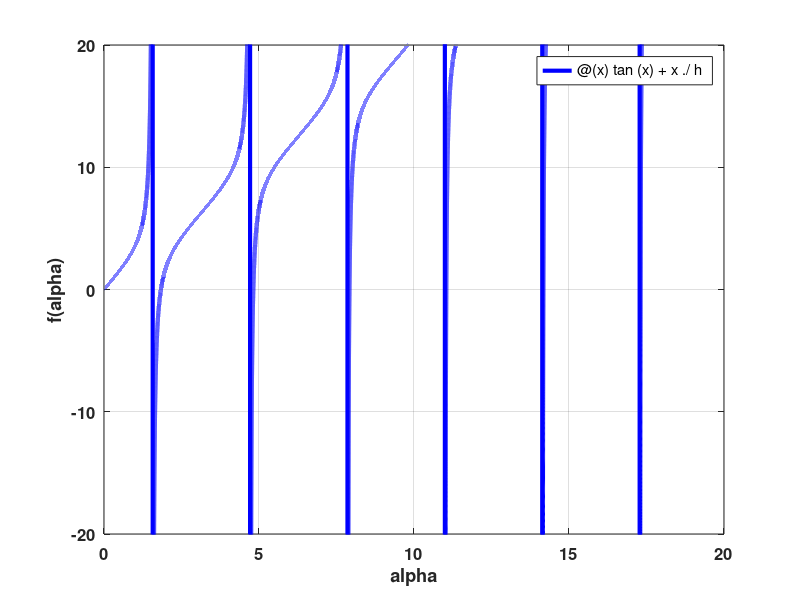
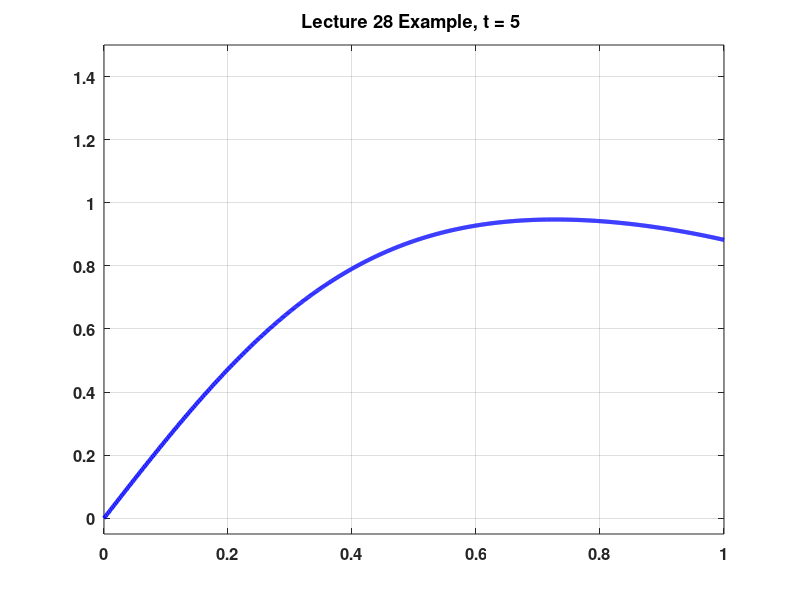

The MATLAB source for these figures, in order:
%% Lecture 28 MATLAB
clear
clc
close 'all'

%% Parameters
k = 0.01; % thermal diffusivity
h = 0.5; % convective heat transfer coefficient

L = 1;
f = @(x) 0.*x + 1; % initial condition

N = 25; % number of eigenfunctions

ef_fun = @(x) tan(x) + x./h;


%% plot the condition for the eigenfunction
figure(1)
fplot(ef_fun,[0,20],'-b','linewidth',3);
xlabel('alpha','fontsize',14,'fontweight','bold');
ylabel('f(alpha)','fontsize',14,'fontweight','bold');
axis([0 20 -20 20]);
grid on
set(gca,'fontsize',12,'fontweight','bold');

%% Find the desired number of eigenvalues
alpha = nan(N,1);
x0 = [pi/2+1e-5,3*pi/2-1e-5];
for i = 1:N
   [x,fval,exit_flag] = fzero(ef_fun,x0);
   alpha(i) = x;
   x0 = x0 + pi;
end
% do some crude error checking
assert(min(diff(alpha))>0,...
    'Error! Something is wrong with your eigenvalues!');

%% Construct solution
Fn = @(x,n) sin(alpha(n).*x);
Gn = @(t,n) exp(-(alpha(n).^2).*k.*t); %<--bug fixed!

u = @(x,t) 0;

for n = 1:N
   ef_mag = integral(@(x) Fn(x,n).*Fn(x,n),0,L);
   Bn = integral(@(x) f(x).*Fn(x,n),0,L)./ef_mag;
   
   u = @(x,t) u(x,t) + Bn*Fn(x,n).*Gn(t,n);
end

%% Plot the solution
Nx = 1000;
X = linspace(0,L,Nx);

Tmax = 5;
Nt = 50;
T = linspace(0,Tmax,Nt);

figure(2)
for t = 1:Nt
    plot(X,u(X,T(t)),'-b','linewidth',3);
    title_str = sprintf('Lecture 28 Example, t = %g ',T(t));
    title(title_str,'fontsize',16,'fontweight','bold');
    grid on
    set(gca,'fontsize',12,'fontweight','bold');
    axis([0 L -0.05 1.5]);
    pause(Tmax/(Nt-1));
    
end
